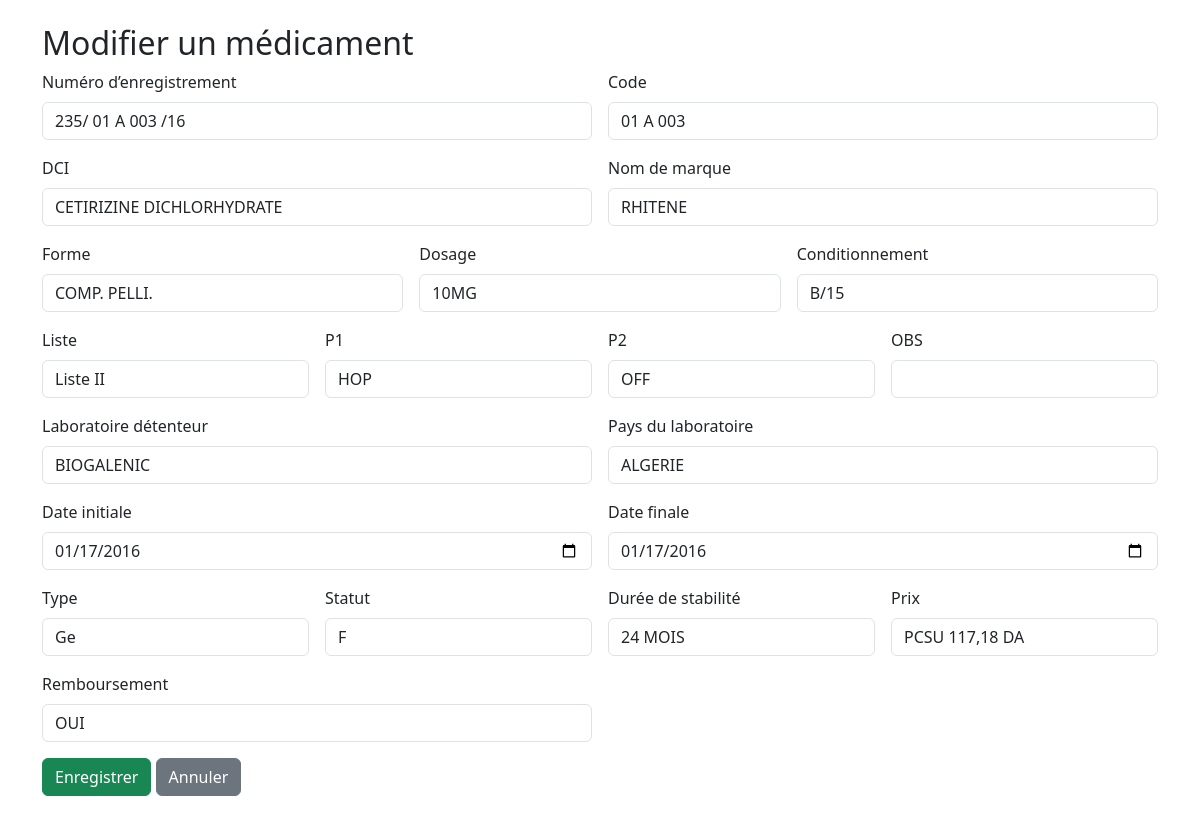
The page /edit.php?id=3 on the database its author committed.
### tables this page shows
CREATE TABLE IF NOT EXISTS `medicament` (
  `ID` int(11) NOT NULL,
  `NUM_ENREGISTREMENT` varchar(59) DEFAULT NULL,
  `CODE` varchar(10) DEFAULT NULL,
  `DENOMINATION_COMMUNE_INTERNATIONALE` varchar(193) DEFAULT NULL,
  `NOM_DE_MARQUE` varchar(271) DEFAULT NULL,
  `FORME` varchar(93) DEFAULT NULL,
  `DOSAGE` varchar(290) DEFAULT NULL,
  `COND` varchar(574) DEFAULT NULL,
  `LISTE` varchar(11) DEFAULT NULL,
  `P1` varchar(59) DEFAULT NULL,
  `P2` varchar(34) DEFAULT NULL,
  `OBS` varchar(69) DEFAULT NULL,
  `LABORATOIRES_DETENTEUR_DE_LA_DECISION_DENREGISTREMENT` varchar(75) DEFAULT NULL,
  `PAYS_DU_LABORATOIRE_DETENTEUR_DE_LA_DECISION_DENREGISTREMENT` varchar(21) DEFAULT NULL,
  `DATE_DENREGISTREMENT_INITIAL` date DEFAULT NULL,
  `DATE_DENREGISTREMENT_FINAL` date DEFAULT NULL,
  `TYPE` varchar(13) DEFAULT NULL,
  `STATUT` varchar(49) DEFAULT NULL,
  `DUREE_DE_STABILITE` varchar(56) DEFAULT NULL,
  `PRIX_PORTE_SUR_LA_DECISION_DENREGISTREMENT` varchar(138) DEFAULT NULL,
  `REMBOURSEMENT` varchar(10) DEFAULT NULL,
  PRIMARY KEY (`ID`)
);

### edit.php (the view, shortened to what this page needs)
<?php
$host = 'localhost';
$db   = 'pharmacie';
$user = 'root';
$pass = '';
$charset = 'utf8mb4';
$table = 'medicament';
$dsn = "mysql:host=$host;dbname=$db;charset=$charset";
$options = [
    PDO::ATTR_ERRMODE            => PDO::ERRMODE_EXCEPTION,
    PDO::ATTR_DEFAULT_FETCH_MODE => PDO::FETCH_ASSOC,
];
try {
    $pdo = new PDO($dsn, $user, $pass, $options);
} catch (PDOException $e) {
    die("Connexion échouée : " . htmlspecialchars($e->getMessage()));
}
$id = (int) $_GET['id'];
$stmt = $pdo->prepare("SELECT * FROM `$table` WHERE `ID` = ?");
$stmt->execute([$id]);
$medicament = $stmt->fetch();
function h($s){ return htmlspecialchars($s ?? '', ENT_QUOTES | ENT_SUBSTITUTE, 'UTF-8'); }
?>
<!doctype html>
<html lang="fr">
<head>
  <link href="https://cdn.jsdelivr.net/npm/bootstrap@5.3.2/dist/css/bootstrap.min.css" rel="stylesheet">
</head>
<body class="p-4">
<div class="container">
  <h2>Modifier un médicament</h2>
  <form method="post" class="row g-3">
    <div class="col-md-6">
      <label class="form-label">Numéro d’enregistrement</label>
      <input type="text" name="NUM_ENREGISTREMENT" value="<?= h($medicament['NUM_ENREGISTREMENT']) ?>" class="form-control">
    </div>
    <div class="col-md-6">
      <label class="form-label">Code</label>
      <input type="text" name="CODE" value="<?= h($medicament['CODE']) ?>" class="form-control">
    </div>
    <div class="col-md-6">
      <label class="form-label">DCI</label>
      <input type="text" name="DENOMINATION_COMMUNE_INTERNATIONALE" value="<?= h($medicament['DENOMINATION_COMMUNE_INTERNATIONALE']) ?>" class="form-control">
    </div>
    <div class="col-md-6">
      <label class="form-label">Nom de marque</label>
      <input type="text" name="NOM_DE_MARQUE" value="<?= h($medicament['NOM_DE_MARQUE']) ?>" class="form-control">
    </div>
    <div class="col-md-4">
      <label class="form-label">Forme</label>
      <input type="text" name="FORME" value="<?= h($medicament['FORME']) ?>" class="form-control">
    </div>
    <div class="col-md-4">
      <label class="form-label">Dosage</label>
      <input type="text" name="DOSAGE" value="<?= h($medicament['DOSAGE']) ?>" class="form-control">
    </div>
    <div class="col-md-4">
      <label class="form-label">Conditionnement</label>
      <input type="text" name="COND" value="<?= h($medicament['COND']) ?>" class="form-control">
    </div>
    <div class="col-md-3">
      <label class="form-label">Liste</label>
      <input type="text" name="LISTE" value="<?= h($medicament['LISTE']) ?>" class="form-control">
    </div>
    <div class="col-md-3">
      <label class="form-label">P1</label>
      <input type="text" name="P1" value="<?= h($medicament['P1']) ?>" class="form-control">
    </div>
    <div class="col-md-3">
      <label class="form-label">P2</label>
      <input type="text" name="P2" value="<?= h($medicament['P2']) ?>" class="form-control">
    </div>
    <div class="col-md-3">
      <label class="form-label">OBS</label>
      <input type="text" name="OBS" value="<?= h($medicament['OBS']) ?>" class="form-control">
    </div>
    <div class="col-md-6">
      <label class="form-label">Laboratoire détenteur</label>
      <input type="text" name="LABORATOIRES_DETENTEUR_DE_LA_DECISION_DENREGISTREMENT" value="<?= h($medicament['LABORATOIRES_DETENTEUR_DE_LA_DECISION_DENREGISTREMENT']) ?>" class="form-control">
    </div>
    <div class="col-md-6">
      <label class="form-label">Pays du laboratoire</label>
      <input type="text" name="PAYS_DU_LABORATOIRE_DETENTEUR_DE_LA_DECISION_DENREGISTREMENT" value="<?= h($medicament['PAYS_DU_LABORATOIRE_DETENTEUR_DE_LA_DECISION_DENREGISTREMENT']) ?>" class="form-control">
    </div>
    <div class="col-md-6">
      <label class="form-label">Date initiale</label>
      <input type="date" name="DATE_DENREGISTREMENT_INITIAL" value="<?= h($medicament['DATE_DENREGISTREMENT_INITIAL']) ?>" class="form-control">
    </div>
    <div class="col-md-6">
      <label class="form-label">Date finale</label>
      <input type="date" name="DATE_DENREGISTREMENT_FINAL" value="<?= h($medicament['DATE_DENREGISTREMENT_FINAL']) ?>" class="form-control">
    </div>
    <div class="col-md-3">
      <label class="form-label">Type</label>
      <input type="text" name="TYPE" value="<?= h($medicament['TYPE']) ?>" class="form-control">
    </div>
    <div class="col-md-3">
      <label class="form-label">Statut</label>
      <input type="text" name="STATUT" value="<?= h($medicament['STATUT']) ?>" class="form-control">
    </div>
    <div class="col-md-3">
      <label class="form-label">Durée de stabilité</label>
      <input type="text" name="DUREE_DE_STABILITE" value="<?= h($medicament['DUREE_DE_STABILITE']) ?>" class="form-control">
    </div>
    <div class="col-md-3">
      <label class="form-label">Prix</label>
      <input type="text" name="PRIX_PORTE_SUR_LA_DECISION_DENREGISTREMENT" value="<?= h($medicament['PRIX_PORTE_SUR_LA_DECISION_DENREGISTREMENT']) ?>" class="form-control">
    </div>
    <div class="col-md-6">
      <label class="form-label">Remboursement</label>
      <input type="text" name="REMBOURSEMENT" value="<?= h($medicament['REMBOURSEMENT']) ?>" class="form-control">
    </div>
    <div class="col-12">
      <button type="submit" class="btn btn-success">Enregistrer</button>
      <a href="index.php" class="btn btn-secondary">Annuler</a>
    </div>
  </form>
</div>
</body>
</html>

### rows shown on the page
medicament: NUM_ENREGISTREMENT "235/ 01 A 003 /16", CODE "01 A 003", DENOMINATION_COMMUNE_INTERNATIONALE "CETIRIZINE DICHLORHYDRATE", NOM_DE_MARQUE "RHITENE", FORME "COMP. PELLI.", DOSAGE "10MG", COND "B/15", LISTE "Liste II", P1 "HOP", P2 "OFF", LABORATOIRES_DETENTEUR_DE_LA_DECISION_DENREGISTREMENT "BIOGALENIC", PAYS_DU_LABORATOIRE_DETENTEUR_DE_LA_DECISION_DENREGISTREMENT "ALGERIE", DATE_DENREGISTREMENT_INITIAL "01/17/2016", DATE_DENREGISTREMENT_FINAL "01/17/2016", TYPE "Ge", STATUT "F", DUREE_DE_STABILITE "24 MOIS", PRIX_PORTE_SUR_LA_DECISION_DENREGISTREMENT "PCSU 117,18 DA", REMBOURSEMENT "OUI"
